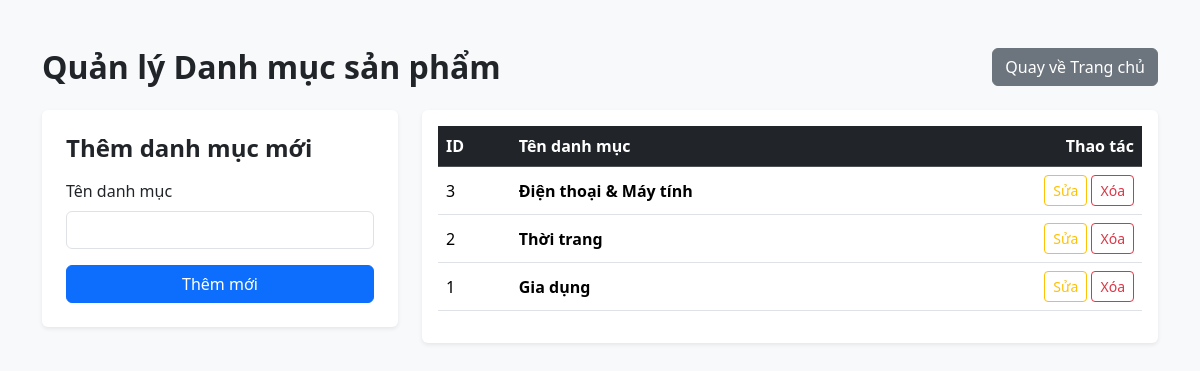
The app's page /categories-manage.php (signed in) with its own data.
### tables this page shows
CREATE TABLE `categories` (
  `id` int(11) NOT NULL,
  `name` varchar(255) NOT NULL
);

### db_utils.php (called while the page is built, shortened)
<?php
class DB_UTILS {
    public $connection;
    public function __construct()
    {
        $db = new Database();
        $this->connection = $db->getConnection();
    }
    function getAll($sql, $params = []) {
        $conn = $this->connection;
        $stmt = $conn->prepare($sql);
        $stmt->execute($params);
        return $stmt->fetchAll(PDO::FETCH_ASSOC);
    }
}

### categories-manage.php (the view, shortened to what this page needs)
<?php
require_once __DIR__ . '/db_utils.php';
$db = new DB_UTILS();
$id = (int)($_GET['id'] ?? 0);
$cat_name = '';
$categories = $db->getAll("SELECT * FROM categories ORDER BY id DESC");
?>
<!doctype html>
<html lang="vi">
<head>
  <link href="https://cdn.jsdelivr.net/npm/bootstrap@5.3.3/dist/css/bootstrap.min.css" rel="stylesheet">
</head>
<body class="bg-light">
  <div class="container py-5">
    <div class="d-flex justify-content-between align-items-center mb-4">
        <h2 class="fw-bold m-0">Quản lý Danh mục sản phẩm</h2>
        <a href="index.php" class="btn btn-secondary">Quay về Trang chủ</a>
    </div>
    <div class="row g-4">
        <div class="col-md-4">
            <div class="card p-4 border-0 shadow-sm">
                <h4 class="fw-bold mb-3"><?= $id > 0 ? "Cập nhật danh mục" : "Thêm danh mục mới" ?></h4>
                <form method="POST" action="">
                    <div class="mb-3">
                        <label class="form-label">Tên danh mục</label>
                        <input type="text" name="name" class="form-control" value="<?= htmlspecialchars($cat_name) ?>" required>
                    </div>
                    <button type="submit" class="btn btn-primary w-100"><?= $id > 0 ? "Cập nhật" : "Thêm mới" ?></button>
                </form>
            </div>
        </div>
        <div class="col-md-8">
            <div class="card p-3 border-0 shadow-sm">
                <table class="table table-hover align-middle">
                    <thead class="table-dark">
                        <tr>
                            <th>ID</th>
                            <th>Tên danh mục</th>
                            <th class="text-end">Thao tác</th>
                        </tr>
                    </thead>
                    <tbody>
                        <?php foreach($categories as $c): ?>
                        <tr>
                            <td><?= $c['id'] ?></td>
                            <td><strong><?= htmlspecialchars($c['name']) ?></strong></td>
                            <td class="text-end">
                                <a href="categories-manage.php?action=edit&id=<?= $c['id'] ?>" class="btn btn-sm btn-outline-warning">Sửa</a>
                                <a href="categories-manage.php?action=delete&id=<?= $c['id'] ?>" class="btn btn-sm btn-outline-danger" onclick="return confirm('Xóa danh mục này?')">Xóa</a>
                            </td>
                        </tr>
                        <?php endforeach; ?>
                    </tbody>
                </table>
            </div>
        </div>
    </div>
  </div>
</body>
</html>

### records on screen
categories: id "3", name "Điện thoại & Máy tính"
categories: id "2", name "Thời trang"
categories: id "1", name "Gia dụng"
